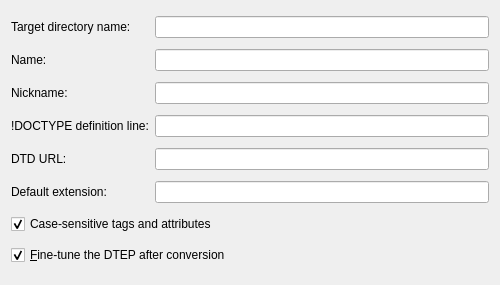
<ui version="4.0" >
 <author>(C) 2003 Andras Mantia &lt;amantia@kde.org></author>
 <comment>***************************************************************************
 *                                                                         *
 *   This program is free software; you can redistribute it and/or modify  *
 *   it under the terms of the GNU General Public License as published by  *
 *   the Free Software Foundation; version 2 of the License.               *
 *                                                                         *
 ***************************************************************************
</comment>
 <exportmacro></exportmacro>
 <class>DTEPCreationDlg</class>
 <widget class="QWidget" name="DTEPCreationDlg" >
  <property name="geometry" >
   <rect>
    <x>0</x>
    <y>0</y>
    <width>500</width>
    <height>285</height>
   </rect>
  </property>
  <property name="minimumSize" >
   <size>
    <width>500</width>
    <height>200</height>
   </size>
  </property>
  <property name="windowTitle" >
   <string>DTD - > DTEP Conversion</string>
  </property>
  <layout class="QGridLayout" >
   <property name="margin" >
    <number>11</number>
   </property>
   <property name="spacing" >
    <number>6</number>
   </property>
   <item row="2" column="1" >
    <widget class="QLineEdit" name="nickName" />
   </item>
   <item row="4" column="1" >
    <widget class="QLineEdit" name="dtdURL" />
   </item>
   <item row="1" column="0" >
    <widget class="QLabel" name="textLabel1" >
     <property name="text" >
      <string>Name: </string>
     </property>
    </widget>
   </item>
   <item row="2" column="0" >
    <widget class="QLabel" name="textLabel2" >
     <property name="text" >
      <string>Nickname:</string>
     </property>
    </widget>
   </item>
   <item row="3" column="0" >
    <widget class="QLabel" name="textLabel3" >
     <property name="text" >
      <string>!DOCTYPE definition line:</string>
     </property>
    </widget>
   </item>
   <item row="0" column="1" >
    <widget class="QLineEdit" name="directory" />
   </item>
   <item row="3" column="1" >
    <widget class="QLineEdit" name="doctype" />
   </item>
   <item row="1" column="1" >
    <widget class="QLineEdit" name="dtdName" />
   </item>
   <item row="4" column="0" >
    <widget class="QLabel" name="textLabel5" >
     <property name="text" >
      <string>DTD URL:</string>
     </property>
    </widget>
   </item>
   <item row="0" column="0" >
    <widget class="QLabel" name="textLabel4" >
     <property name="text" >
      <string>Target directory name:</string>
     </property>
    </widget>
   </item>
   <item row="5" column="0" >
    <widget class="QLabel" name="textLabel1_2" >
     <property name="text" >
      <string>Default extension:</string>
     </property>
    </widget>
   </item>
   <item row="5" column="1" >
    <widget class="QLineEdit" name="defaultExtension" />
   </item>
   <item row="6" column="0" colspan="2" >
    <widget class="QCheckBox" name="caseSensitive" >
     <property name="text" >
      <string>Case-sensitive tags and attributes</string>
     </property>
     <property name="checked" >
      <bool>true</bool>
     </property>
    </widget>
   </item>
   <item row="7" column="0" colspan="2" >
    <widget class="QCheckBox" name="fineTune" >
     <property name="text" >
      <string>&amp;Fine-tune the DTEP after conversion</string>
     </property>
     <property name="checked" >
      <bool>true</bool>
     </property>
    </widget>
   </item>
  </layout>
 </widget>
 <layoutdefault spacing="6" margin="11" />
 <pixmapfunction>qPixmapFromMimeSource</pixmapfunction>
 <tabstops>
  <tabstop>directory</tabstop>
  <tabstop>dtdName</tabstop>
  <tabstop>nickName</tabstop>
  <tabstop>doctype</tabstop>
  <tabstop>dtdURL</tabstop>
  <tabstop>defaultExtension</tabstop>
  <tabstop>caseSensitive</tabstop>
 </tabstops>
 <resources/>
 <connections/>
</ui>
